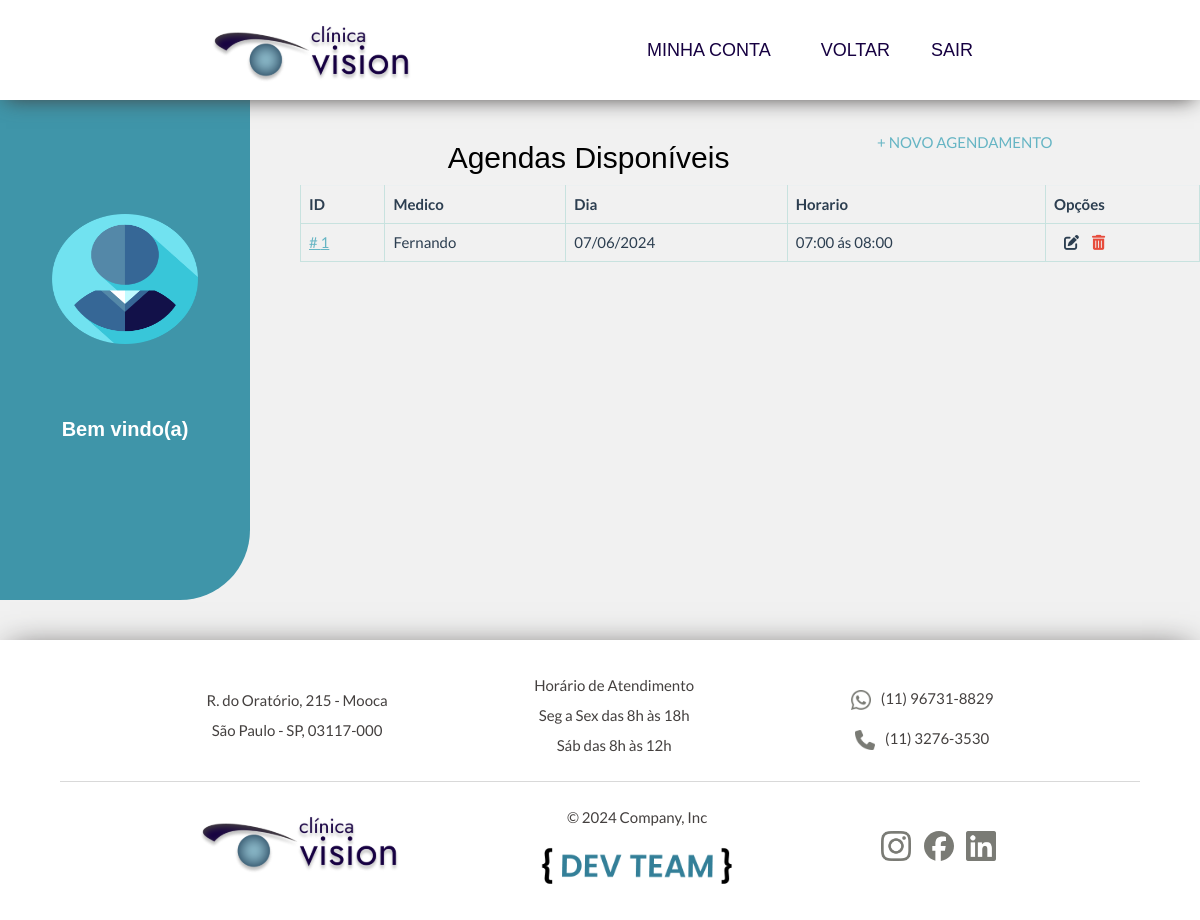
Page /medicos/minhas/consultas/ (signed in) on the earlier database version.
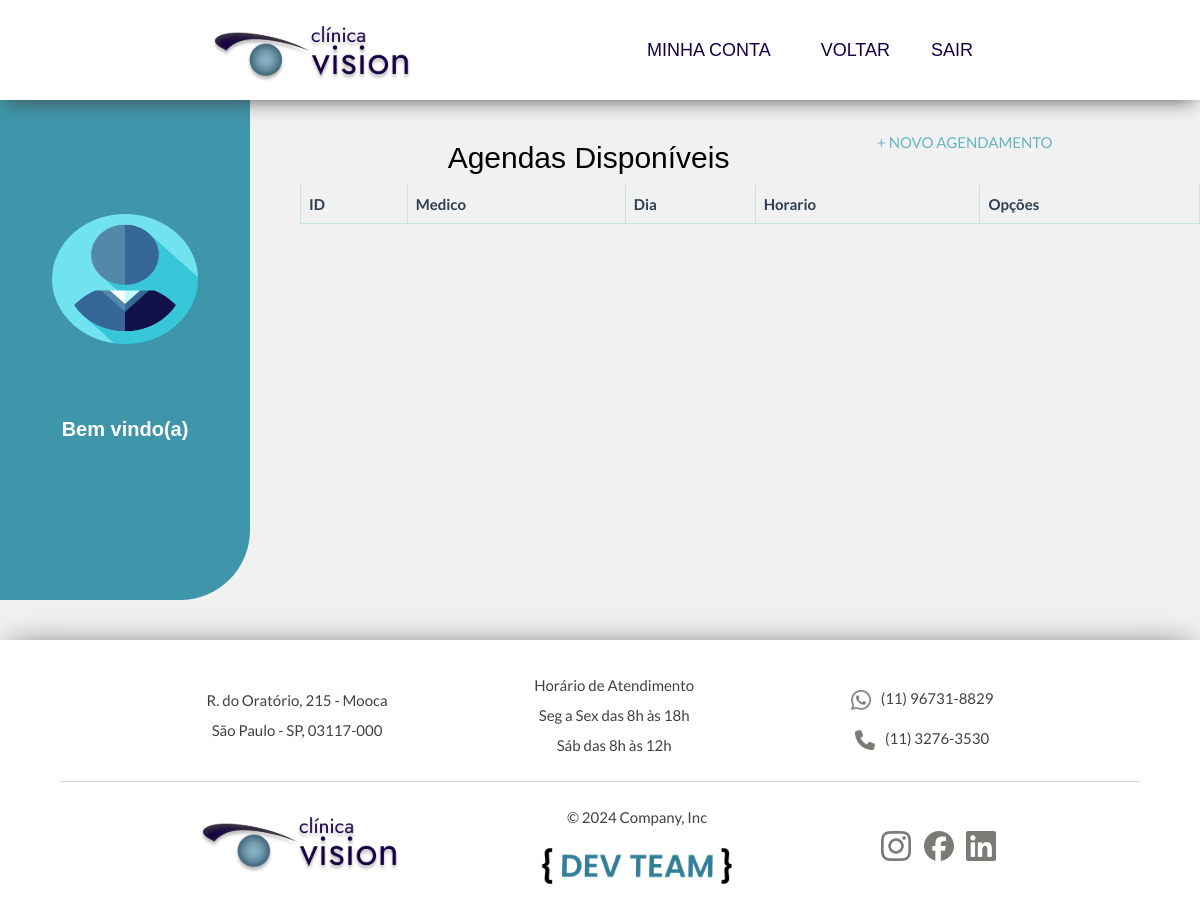
Same page on the later database version.
### medicos/models.py (models this page shows, shortened)
class Agenda(models.Model):
    medico = ForeignKey(Medico, on_delete=models.CASCADE, related_name='agenda')
    especialidade = ForeignKey(Especialidade, on_delete=models.CASCADE, default=1)
    dia = models.DateField(help_text="Insira uma data para agenda", validators=[validar_dia])
    HORARIOS = (
        ("1", "07:00 ás 08:00"),
        ("2", "08:00 ás 09:00"),
        ("3", "09:00 ás 10:00"),
        ("4", "10:00 ás 11:00"),
        ("5", "11:00 ás 12:00"),
        ("6", "13:00 ás 14:00"),
        ("7", "14:00 ás 15:00"),
        ("8", "15:00 ás 16:00"),
        ("9", "16:00 ás 17:00"),
        ("10", "17:00 ás 18:00"),
    )
    horario = models.CharField(max_length=10, choices=HORARIOS)
    user = models.ForeignKey(
        settings.AUTH_USER_MODEL,
        verbose_name='Usuário',
        on_delete=models.CASCADE
    )
    class Meta:
        unique_together = ('horario', 'dia')

class Medico(models.Model):
    nome = models.CharField(verbose_name="Nome", max_length=200, default='')
    sobrenome = models.CharField(verbose_name="Sobrenome", max_length=200, default='')
    GENEROS = (
        ('Feminino','Feminino'),
        ('Masculimo','Masculino')
    )
    genero = models.CharField(max_length=9, choices=GENEROS, default='')
    email = models.EmailField(verbose_name="Email")
    crm = models.CharField(unique=True, verbose_name="CRM", max_length=200)
    phone_regex = RegexValidator(
        regex=r'^\(?\d{2}\)?[\s.-]?\d{4,5}-?\d{4}$',
        message="O número precisa estar neste formato: (00) 00000-0000 ou (00) 0000-0000"
    )
    telefone = models.CharField(verbose_name="Telefone",
                                validators=[phone_regex],
                                max_length=17, null=True, blank=True)
    especialidade = ForeignKey(Especialidade,
                            on_delete=models.CASCADE,
                            related_name='medicos',
                            null=True)
    user = models.OneToOneField(
        settings.AUTH_USER_MODEL,
        verbose_name='Usuário',
        on_delete=models.CASCADE,
        default=0
    )
    def __str__(self):
        return f'{self.nome}'

### medicos/views.py (the view)
class AgendaListView(LoginRequiredMixin, TestMixinIsAdmin, ListView):
    login_url = 'accounts:login'
    template_name = 'medicos/admin/agenda_lista.html'
    def get_queryset(self):
        return Agenda.objects.filter().order_by('-pk')

### medicos/views.py (called while the page is built)
    def test_func(self):
        is_admin_or_is_staff = self.request.user.is_superuser or \
            self.request.user.is_staff
        return bool(is_admin_or_is_staff)

### medicos/templates/medicos/admin/agenda_lista.html (shortened to what this page needs)
{% extends "base_dash.html" %}
{% load static %}
{% block head %}
    <link rel="stylesheet" href="{% static "css/formulario/list.css" %}">
    <link rel="stylesheet" href="{% static "css/dashboard/base_dash.css" %}">
{% endblock head %}
{% block accounts_container %}
<div class="content">
    <div>
        <h2 class="titulo__padrao">Agendas Disponíveis</h2>
        <a href="{% url "medicos:agendar_consulta" %}">+ NOVO AGENDAMENTO</a>
    </div>
<table class="table table-bordered">
    <thead>
        <tr>
            <th>
                ID
            </th>
            <th>
                Medico
            </th>
            <th>
                Dia
            </th>
            <th>
                Horario
            </th>
            <th>
                Opções
            </th>
        </tr>
    </thead>
    <tbody>
        {% for consulta in object_list %}
        <tr>
            <td>
                <a href=""># {{ consulta.pk }}</a>
            </td>
            <td>
                {{ consulta.medico }}
            </td>
            <td>
                {{ consulta.dia|date:"d/m/Y" }}
            </td>
            <td>
                {{ consulta.get_horario_display }}
            </td>
            <td>
                <a href="{% url 'medicos:agendar_consulta_atualizar' consulta.id %}" class="text-primary" style="padding-left: 10px; text-decoration: none;">
                    <i class="fas fa-edit"></i>
                </a>
                <a href="{% url 'medicos:agendar_consulta_deletar' consulta.id %}" class="mr-1 text-danger" style="padding-left: 10px; text-decoration: none;">
                    <i class="fas fa-trash-alt"></i>
                </a>
            </td>
        </tr>
        {% endfor %}
    </tbody>
</table>
</div>
{% endblock %}

Differences in the rows shown:
removed Agenda: pk "1", medico "Fernando", dia "07/06/2024", horario "07:00 ás 08:00"
